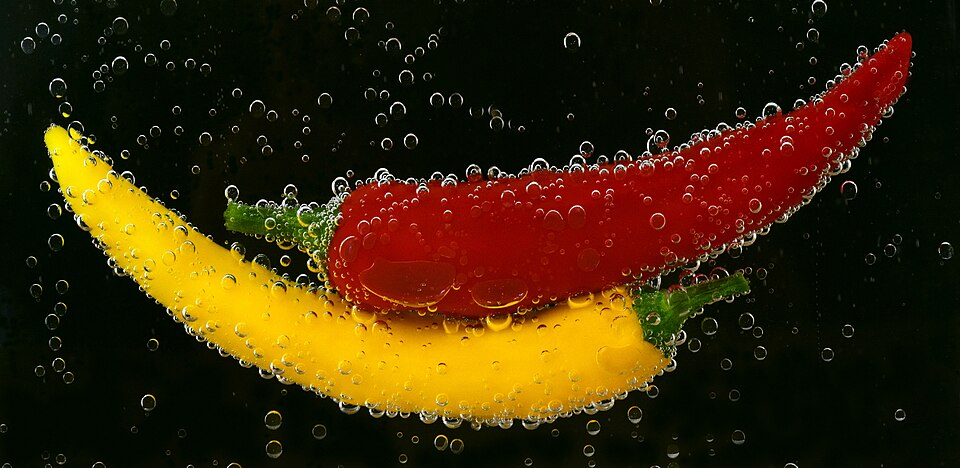
//> input picture images/input.png, 960 x 468 px
$ ./main   (built with g++ and OpenCV 4)
//> lines starting //> are read from the running program, lines starting //| are printed output that depends on the picture; after the words box and inside, x2 and y2 are one past the last pixel; in counts of white or black regions, pixels touching at a corner belong together

#include <opencv2/core.hpp>
#include <opencv2/imgcodecs.hpp>
#include <opencv2/imgproc.hpp>

#include <cmath>
#include <cstdio>
#include <queue>

// ============================================================
// Configuration
// ============================================================

int main()
{
    const int lowThreshold = 100;
    const int highThreshold = 200;

    // ========================================================
    // 1. Load input image
    // ========================================================

    cv::Mat image = cv::imread("images\\input.png");
//> image is the input picture: 468 rows x 960 cols, CV_8UC3; mean B, G, R 8.2, 38.8, 58.8

    if (image.empty()) {
        std::printf("Failed to load input image\n");
        return 1;
    }

    // ========================================================
    // 2. Grayscale and Gaussian blur
    // ========================================================

    cv::Mat img_gray;
    cv::Mat blurred;

    cv::cvtColor(image, img_gray, cv::COLOR_BGR2GRAY);
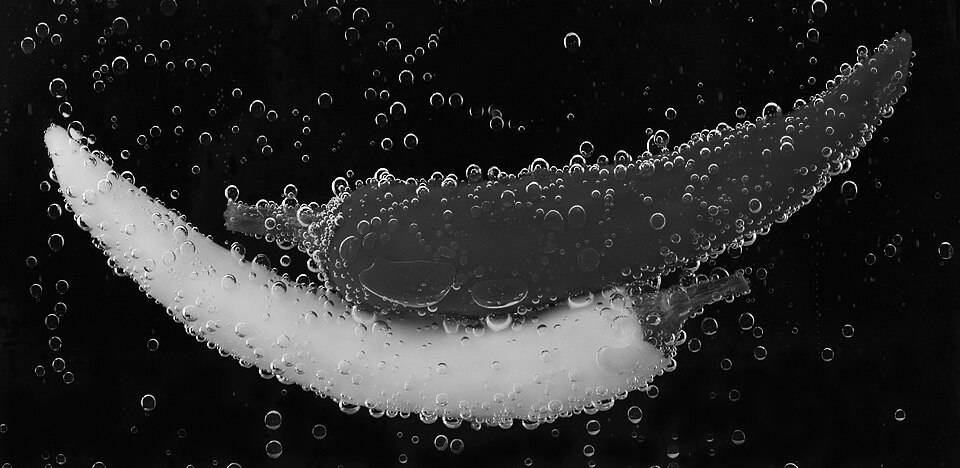
//> img_gray: 468 rows x 960 cols, CV_8UC1; min 0, max 255, mean 41.3

    if (!cv::imwrite("images\\01_grayscale.png", img_gray)) {
        std::printf("Failed to save grayscale image\n");
        return 2;
    }

    cv::GaussianBlur(
        img_gray,
        blurred,
        cv::Size(3, 3),
        0
    );

    if (!cv::imwrite("images\\02_gaussian_blur.png", blurred)) {
        std::printf("Failed to save blurred image\n");
        return 3;
    }

    // ========================================================
    // 3. Sobel gradients and gradient magnitude
    // ========================================================

    cv::Mat sobel[2];

    int j = 1;
    int k = 0;

    for (int i = 0; i < 2; i++) {
        cv::Sobel(
            blurred,
            sobel[i],
            CV_32F,
            j,
            k
        );

        j--;
        k++;
    }
//> after the loop, j = -1; k = 2

    cv::Mat grad_result;

    cv::magnitude(sobel[0], sobel[1], grad_result);
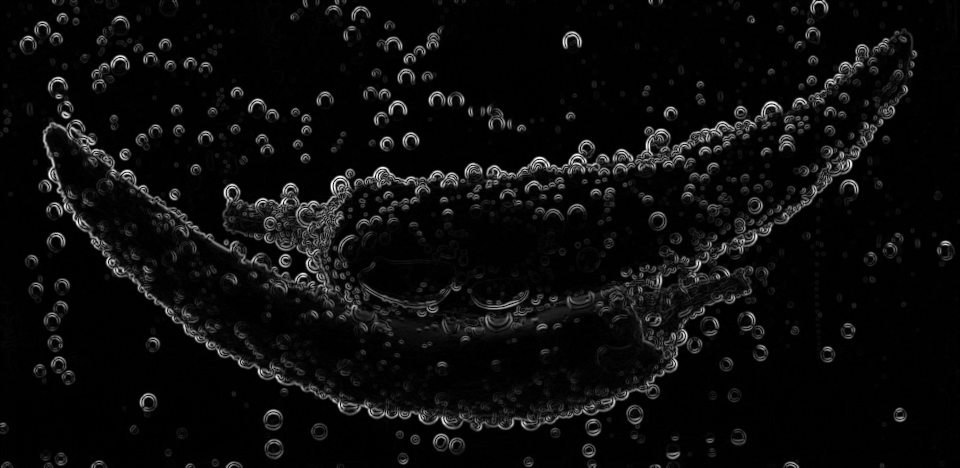
//> grad_result: 468 rows x 960 cols, CV_32FC1; min 0, max 767.4, mean 38.2; drawn with min black and max white

    double minGradient, maxGradient;

    cv::minMaxLoc(grad_result, &minGradient, &maxGradient);
//> minGradient = 0; maxGradient = 767.4

    std::printf("Gradient magnitude: min = %.2f, max = %.2f\n", minGradient, maxGradient);
//| Gradient magnitude: min = 0.00, max = 767.36

    // Convert gradient magnitude to an 8-bit image for viewing.
    cv::Mat gradient_view;
    cv::normalize(
        grad_result,
        gradient_view,
        0,
        255,
        cv::NORM_MINMAX,
        CV_8U
    );

    if (!cv::imwrite("images\\03_gradient_magnitude.png", gradient_view)) {
        std::printf("Failed to save gradient magnitude image\n");
        return 4;
    }

    // ========================================================
    // 4. Non-Maximum Suppression (NMS)
    // ========================================================

    cv::Mat nms = cv::Mat::zeros(
        img_gray.rows,
        img_gray.cols,
        CV_32F
    );

    for (int i = 1; i < grad_result.rows - 1; i++) {
        for (int j = 1; j < grad_result.cols - 1; j++) {
            float angle0 = sobel[0].at<float>(i, j);
            float angle1 = sobel[1].at<float>(i, j);

            double angle = std::atan2(angle1, angle0);
            double degrees = angle * 180.0 / CV_PI;

            if (degrees < 0) {
                degrees += 180;
            }

            float current = grad_result.at<float>(i, j);
            float neighbor1;
            float neighbor2;

            // 0 degrees
            if (degrees >= 157.5 || degrees < 22.5) {
                neighbor1 = grad_result.at<float>(i, j - 1);
                neighbor2 = grad_result.at<float>(i, j + 1);
            }
            // 45 degrees
            else if (degrees >= 22.5 && degrees < 67.5) {
                neighbor1 = grad_result.at<float>(i - 1, j + 1);
                neighbor2 = grad_result.at<float>(i + 1, j - 1);
            }
            // 90 degrees
            else if (degrees >= 67.5 && degrees < 112.5) {
                neighbor1 = grad_result.at<float>(i - 1, j);
                neighbor2 = grad_result.at<float>(i + 1, j);
            }
            // 135 degrees
            else {
                neighbor1 = grad_result.at<float>(i - 1, j - 1);
                neighbor2 = grad_result.at<float>(i + 1, j + 1);
            }

            if (current >= neighbor1 && current >= neighbor2) {
                nms.at<float>(i, j) = current;
            }
        }
    }
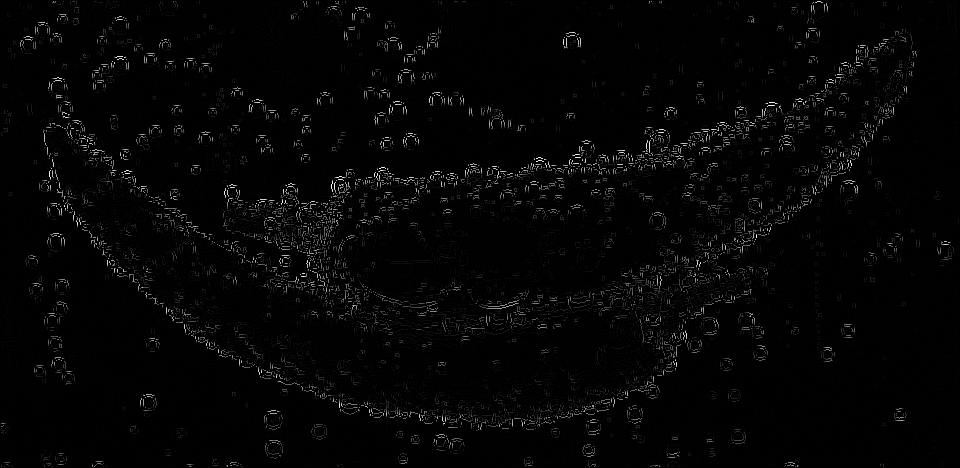
//> nms: 468 rows x 960 cols, CV_32FC1; min 0, max 767.4, mean 15.3; drawn with min black and max white

    int nmsAboveLow = 0;
    int nmsAboveHigh = 0;

    for (int i = 0; i < nms.rows; i++) {
        for (int j = 0; j < nms.cols; j++) {
            float value = nms.at<float>(i, j);

            if (value >= lowThreshold) {
                nmsAboveLow++;
            }

            if (value >= highThreshold) {
                nmsAboveHigh++;
            }
        }
    }
//> this loop made 468 passes
//> (nmsAboveLow, nmsAboveHigh) on passes 1 to 3: (0, 0), (32, 18), (58, 32)
//> after the loop, nmsAboveLow = 19700; nmsAboveHigh = 12339

    std::printf("NMS pixels >= low threshold: %d\n", nmsAboveLow);
//| NMS pixels >= low threshold: 19700
    std::printf("NMS pixels >= high threshold: %d\n", nmsAboveHigh);
//| NMS pixels >= high threshold: 12339

    cv::Mat nms_view;

    cv::normalize(
        nms,
        nms_view,
        0,
        255,
        cv::NORM_MINMAX,
        CV_8U
    );

    if (!cv::imwrite("images\\04_nms.png", nms_view)) {
        std::printf("Failed to save NMS image\n");
        return 5;
    }

    // ========================================================
    // 5. Double thresholding
    // ========================================================

    int strongCount = 0;
    int weakCount = 0;
    int rejectedCount = 0;

    cv::Mat thresholded = cv::Mat::zeros(
        img_gray.rows,
        img_gray.cols,
        CV_8U
    );

    for (int i = 1; i < nms.rows - 1; i++) {
        for (int j = 1; j < nms.cols - 1; j++) {
            float current = nms.at<float>(i, j);

            if (current < lowThreshold) {
                thresholded.at<unsigned char>(i, j) = 0;
                rejectedCount++;
            }
            else if (current < highThreshold) {
                thresholded.at<unsigned char>(i, j) = 75;
                weakCount++;
            }
            else {
                thresholded.at<unsigned char>(i, j) = 255;
                strongCount++;
            }
        }
    }
//> this loop made 466 passes
//> (rejectedCount, weakCount, strongCount) on passes 1 to 3: (926, 14, 18), (1858, 26, 32), (2797, 38, 39)
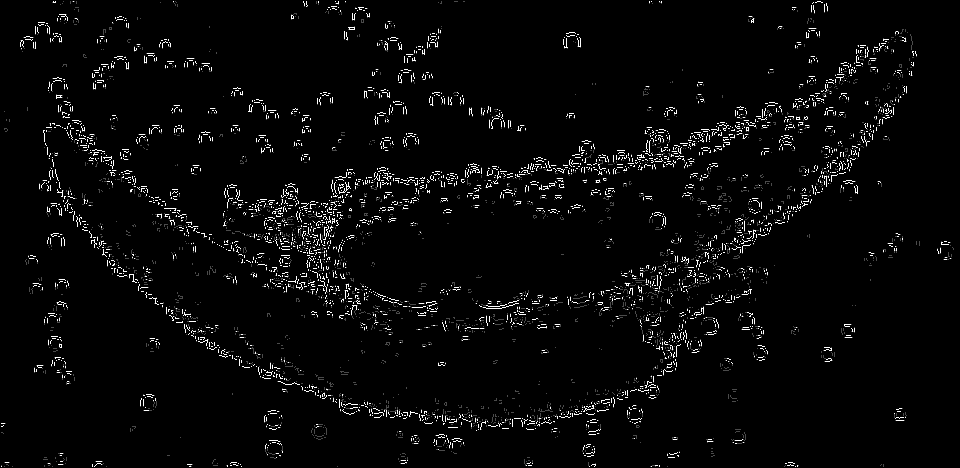
//> thresholded: 468 rows x 960 cols, CV_8UC1; min 0, max 255, mean 8.2
//> after the loop, rejectedCount = 426728; weakCount = 7361; strongCount = 12339

    std::printf("Rejected pixels: %d\n", rejectedCount);
//| Rejected pixels: 426728
    std::printf("Weak edge pixels: %d\n", weakCount);
//| Weak edge pixels: 7361
    std::printf("Strong edge pixels: %d\n", strongCount);
//| Strong edge pixels: 12339

    if (!cv::imwrite("images\\05_double_threshold.png", thresholded)) {
        std::printf("Failed to save double-threshold image\n");
        return 6;
    }

    // ========================================================
    // 6. Edge tracking by hysteresis (BFS)
    // ========================================================

    std::queue<cv::Point> q;

    // Add all strong edges to the queue.
    for (int i = 0; i < thresholded.rows; i++) {
        for (int j = 0; j < thresholded.cols; j++) {
            if (thresholded.at<unsigned char>(i, j) == 255) {
                q.push(cv::Point(j, i));
            }
        }
    }
//> after the loop, q = 12339 items

    // Promote weak edges connected to strong edges.
    while (!q.empty()) {
        cv::Point p = q.front();
        q.pop();

        for (int dy = -1; dy <= 1; dy++) {
            for (int dx = -1; dx <= 1; dx++) {
                if (dx == 0 && dy == 0) {
                    continue;
                }

                int x = p.x + dx;
                int y = p.y + dy;

                if (x < 0 || x >= thresholded.cols ||
                    y < 0 || y >= thresholded.rows) {
                    continue;
                }

                if (thresholded.at<unsigned char>(y, x) == 75) {
                    thresholded.at<unsigned char>(y, x) = 255;
                    q.push(cv::Point(x, y));
                }
            }
        }
    }
//> this loop made 16247 passes
//> p on passes 1 to 3: Point(53, 1), Point(55, 1), Point(73, 1)
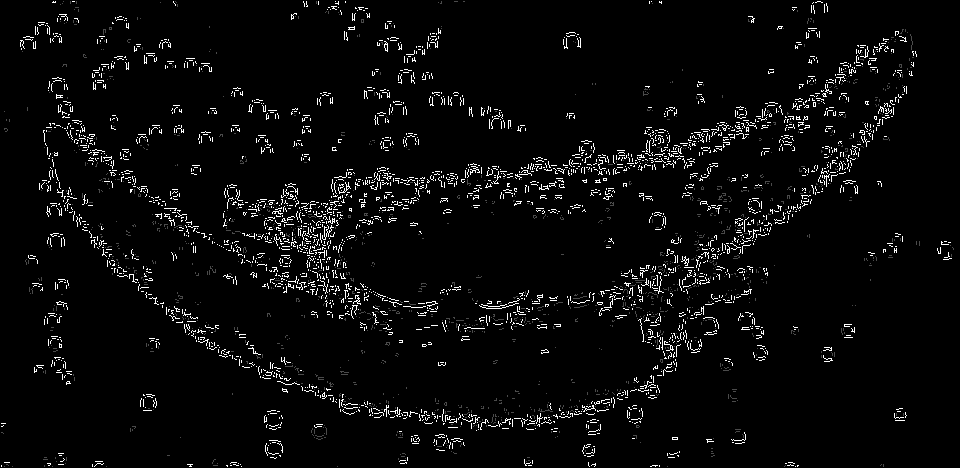
//> thresholded: 468 rows x 960 cols, CV_8UC1; 0.87% of pixels changed, all inside (x1, y1, x2, y2) = (1, 1, 952, 467)
//> after the loop, q = 0 items

    int survivingWeak = 0;

    for (int i = 0; i < thresholded.rows; i++) {
        for (int j = 0; j < thresholded.cols; j++) {
            if (thresholded.at<unsigned char>(i, j) == 75) {
                survivingWeak++;
            }
        }
    }
//> this loop made 468 passes
//> survivingWeak on passes 1 to 3: 0, 12, 19
//> after the loop, survivingWeak = 3453

    std::printf("Unconnected weak edge pixels: %d\n", survivingWeak);
//| Unconnected weak edge pixels: 3453

    int connectedEdges = 0;

    for (int i = 0; i < thresholded.rows; i++) {
        for (int j = 0; j < thresholded.cols; j++) {
            if (thresholded.at<unsigned char>(i, j) == 255) {
                connectedEdges++;
            }
        }
    }
//> this loop made 468 passes
//> connectedEdges on passes 1 to 3: 0, 20, 39
//> after the loop, connectedEdges = 16247

    std::printf("Edges after hysteresis: %d\n", connectedEdges);
//| Edges after hysteresis: 16247

    // Discard weak edges that were not connected to strong edges.
    for (int i = 0; i < thresholded.rows; i++) {
        for (int j = 0; j < thresholded.cols; j++) {
            if (thresholded.at<unsigned char>(i, j) == 75) {
                thresholded.at<unsigned char>(i, j) = 0;
            }
        }
    }
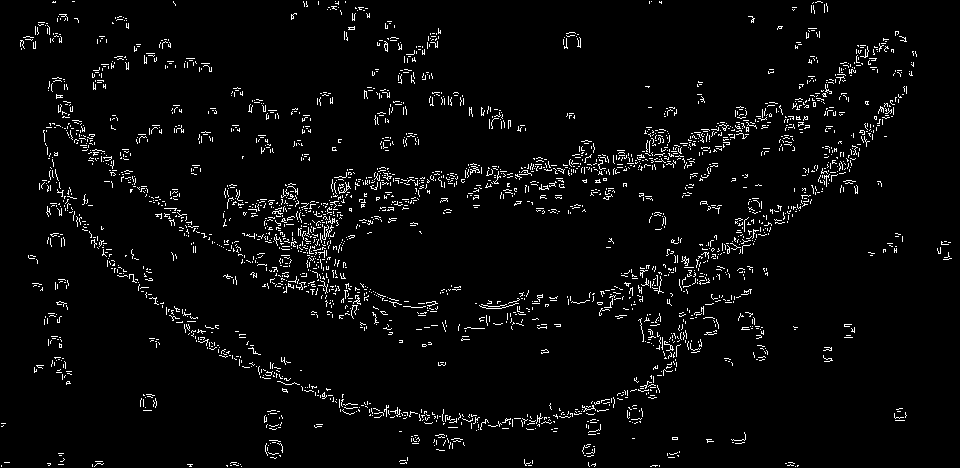
//> thresholded: 468 rows x 960 cols, CV_8UC1; 3.6% white in thin lines or dots

    if (!cv::imwrite("images\\06_my_own_canny.png", thresholded)) {
        std::printf("Failed to save custom Canny result\n");
        return 7;
    }

    // ========================================================
    // 7. OpenCV Canny reference
    // ========================================================

    cv::Mat edges;

    cv::Canny(blurred, edges, 100, 200, 3, true);
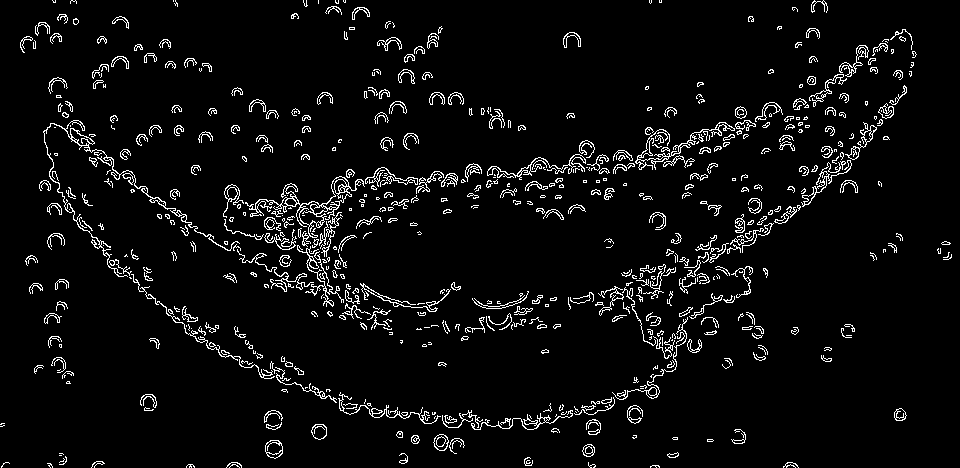
//> edges: 468 rows x 960 cols, CV_8UC1; 5% white in thin lines or dots

    if (!cv::imwrite("images\\07_canny_opencv.png", edges)) {
        std::printf("Failed to save OpenCV Canny result\n");
        return 8;
    }

    int myEdgeCount = cv::countNonZero(thresholded);
//> myEdgeCount = 16247
    int openCvEdgeCount = cv::countNonZero(edges);
//> openCvEdgeCount = 22466

    std::printf("Custom Canny edges: %d\n", myEdgeCount);
//| Custom Canny edges: 16247
    std::printf("OpenCV Canny edges: %d\n", openCvEdgeCount);
//| OpenCV Canny edges: 22466

    return 0;
}
